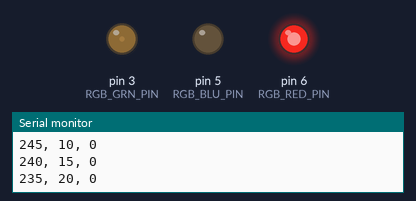
Recording of a sketch running on a simulated Arduino Uno, built with avr-gcc and run on an emulated ATmega328P. Shown: output pins drawn as LEDs (lit = HIGH), the last lines printed to the serial monitor.

Above: at 0.1 s.
At 5.03 s:
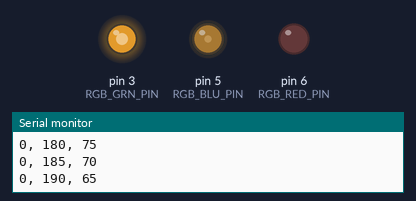
At 10.03 s:
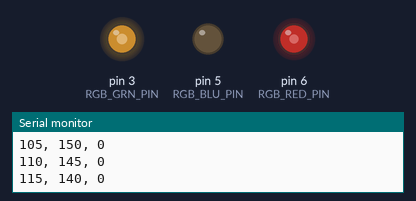
At 20.32 s:
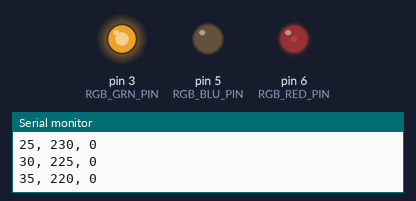
At 29.45 s:
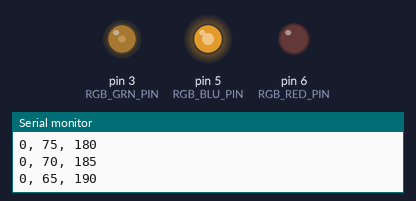
At 38.38 s:
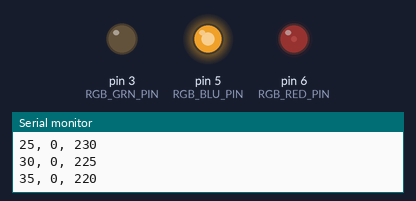
Timing chart, 0 to 40.0 s (numbered marks = the images above):
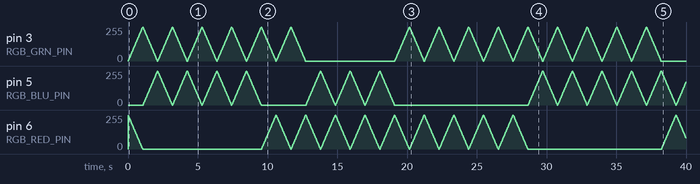

The sketch:

L7_3.ino
```cpp
const int RGB_RED_PIN = 6;
const int RGB_BLU_PIN = 5;
const int RGB_GRN_PIN = 3;
const int MAX_COLOR_VALUE = 255;
const int FADE_STEP = 5;
const int DELAY_MS = 20;

int _rgbLedValues[] = {255, 0, 0}; // Red, Green, Blue

enum RGB{
  RED,
  GREEN,
  BLUE,
  NUM_COLORS
};

enum RGB _curFadingUpColor = GREEN;
enum RGB _curFadingDownColor = RED;
enum RGB _curFadingUpContenders[] = {RED, BLUE};

void setup() {
  // put your setup code here, to run once:
  pinMode(RGB_RED_PIN, OUTPUT);
  pinMode(RGB_GRN_PIN, OUTPUT);
  pinMode(RGB_BLU_PIN, OUTPUT);

  Serial.begin(9600);
  Serial.println("Red, Green, Blue");

  setColor(_rgbLedValues[RED], _rgbLedValues[GREEN], _rgbLedValues[BLUE]);
  delay(DELAY_MS);
}

void loop() {
  // put your main code here, to run repeatedly:
  _rgbLedValues[_curFadingUpColor] += FADE_STEP;
  _rgbLedValues[_curFadingDownColor] -= FADE_STEP;

  if(_rgbLedValues[_curFadingDownColor] < 0) {
    _rgbLedValues[_curFadingDownColor] = 0;
    enum RGB prevFadingDownColor = _curFadingDownColor;
    _curFadingDownColor = _curFadingUpColor;


    //if(_curFadingDownColor > (int)BLUE) {
    //  _curFadingDownColor = RED;
    //}
  }

  if(_rgbLedValues[_curFadingUpColor] > MAX_COLOR_VALUE) {
    _rgbLedValues[_curFadingUpColor] = MAX_COLOR_VALUE;
    enum RGB newFadingUpColor = setFadingUpColor();
    if(_curFadingUpContenders[0] == newFadingUpColor) {
      _curFadingUpContenders[0] = _curFadingDownColor;
    } else {
      _curFadingUpContenders[1] = _curFadingDownColor;
    }
    _curFadingUpColor = newFadingUpColor;
    //if(_curFadingUpColor > (int)BLUE) {
    //  _curFadingUpColor = RED;
    //}
  }

  setColor(_rgbLedValues[RED], _rgbLedValues[GREEN], _rgbLedValues[BLUE]);
  delay(DELAY_MS);
}

void setColor(int red, int green, int blue)
{
  Serial.print(red);
  Serial.print(", ");
  Serial.print(green);
  Serial.print(", ");
  Serial.println(blue);

  analogWrite(RGB_RED_PIN, red);
  analogWrite(RGB_GRN_PIN, green);
  analogWrite(RGB_BLU_PIN, blue);
}

enum RGB setFadingUpColor() {
  unsigned long curTsMs = millis();
  return _curFadingUpContenders[curTsMs % 2];
}
```
